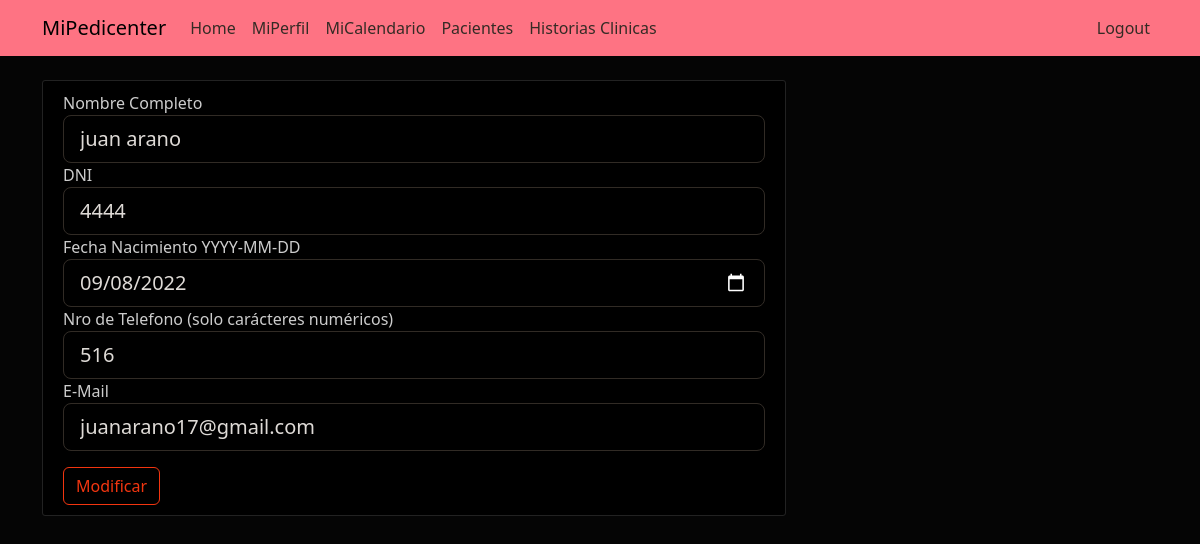
Screenshot of /pacientes/editar/4444 (signed in) with the database file from the repository.
### appmipedicenter/models.py (models this page shows, shortened)
class Cliente(db.Model):
        id_cliente = db.Column(db.Integer, primary_key=True) # Es DNI
        username = db.Column(db.String, nullable=False)
        email = db.Column(db.String, unique=True, nullable=False)
        fecha_nacimiento = db.Column(db.Date, nullable=False)
        telefono = db.Column(db.Integer, unique=True, nullable=False)
        historia_clinica = db.relationship('Historiaclinica', backref='Paciente', lazy=True)
        turno = db.relationship('Turno', backref='Paciente', lazy=True)

### appmipedicenter/cliente/routes.py (the view)
@cliente.route("/pacientes/editar/<int:id_cliente>", methods=['GET', 'POST'])
@login_required
def editar_pacientes(id_cliente):
        if current_user.is_authenticated:
                if current_user.id_tipo == 2:
                        cliente = Cliente.query.filter_by(id_cliente = id_cliente).first()
                        form = ClienteUpdateForm(cliente)
                        if form.validate_on_submit():
                                if cliente.id_cliente != form.dni.data:
                                        listaTurnosCliente = Turno.query.filter_by(id_cliente = cliente.id_cliente)
                                        for turno in listaTurnosCliente:
                                                turno.id_cliente = form.dni.data
                                cliente.id_cliente = form.dni.data
                                cliente.username = form.username.data
                                cliente.email = form.email.data
                                cliente.fecha_nacimiento = form.fecha_nacimiento.data
                                cliente.telefono = form.telefono.data
                                db.session.commit()
                                flash(f'Los datos de {form.username.data} han sido actualizados.', 'success')
                                return redirect(url_for('cliente.pacientes'))
                        elif request.method=='GET':
                                form.username.data = cliente.username
                                form.dni.data = cliente.id_cliente
                                form.email.data = cliente.email
                                form.telefono.data = cliente.telefono
                                form.fecha_nacimiento.data = cliente.fecha_nacimiento
                        return render_template('editar_paciente.html', title="Edicion de Clientes", form=form)
                else:
                        return redirect(url_for('main.home'))
        else:
                return redirect(url_for('empleado.login'))

### appmipedicenter/cliente/forms.py (shortened to what this page needs)
class ClienteUpdateForm(FlaskForm):
    def __init__(self, cliente):
        super().__init__()
        self.cliente = cliente
    dni = IntegerField('DNI', validators=[DataRequired()])
    username = StringField('Nombre Completo', validators=[DataRequired()])
    email = StringField('E-Mail', validators=[DataRequired(), Email()])
    fecha_nacimiento = DateField('Fecha Nacimiento YYYY-MM-DD', validators=[DataRequired()])
    telefono = IntegerField('Nro de Telefono (solo carácteres numéricos)', validators=[DataRequired()])
    submit = SubmitField('Modificar')

### appmipedicenter/models.py (called while the page is built)
@login_manager.user_loader
def load_user(empleado_id):
        return Empleado.query.get(empleado_id)

### appmipedicenter/templates/editar_paciente.html (shortened to what this page needs)
{% extends "layout.html" %}
{% block content %}
    <div class="content-section col-md-8">
        <form method="POST" action="">
            <div class="form-group">
                {{ form.username.label(class="form-control-label") }}
                {% if form.username.errors %}
                    {{ form.username(class="form-control form-control-lg is-invalid") }}
                    <div class="invalid-feedback">
                        {% for error in form.username.errors %}
                            <span>{{ error }}</span>
                        {% endfor %}
                    </div>
                {% else %}
                    {{ form.username(class="form-control form-control-lg") }}
                {% endif %}
            </div>
            <div class="form-group">
                {{ form.dni.label(class="form-control-label") }}
                {% if form.dni.errors %}
                    {{ form.dni(class="form-control form-control-lg is-invalid") }}
                    <div class="invalid-feedback">
                        {% for error in form.dni.errors %}
                            <span>{{ error }}</span>
                        {% endfor %}
                        </div>
                {% else %}
                    {{ form.dni(class="form-control form-control-lg") }}
                {% endif %}
            </div>
            <div class="form-group">
                {{ form.fecha_nacimiento.label(class="form-control-label") }}
                {% if form.fecha_nacimiento.errors %}
                    {{ form.fecha_nacimiento(class="form-control form-control-lg is-invalid") }}
                    <div class="invalid-feedback">
                        {% for error in form.fecha_nacimiento.errors %}
                            <span>{{ error }}</span>
                        {% endfor %}
                    </div>
                {% else %}
                    {{ form.fecha_nacimiento(class="form-control form-control-lg") }}
                {% endif %}
            </div>
            <div class="form-group">
                {{ form.telefono.label(class="form-control-label") }}
                {% if form.telefono.errors %}
                    {{ form.telefono(class="form-control form-control-lg is-invalid") }}
                    <div class="invalid-feedback">
                        {% for error in form.telefono.errors %}
                            <span>{{ error }}</span>
                        {% endfor %}
                    </div>
                {% else %}
                    {{ form.telefono(class="form-control form-control-lg") }}
                {% endif %}
            </div>
            <div class="form-group">
                {{ form.email.label(class="form-control-label") }}
                {% if form.email.errors %}
                    {{ form.email(class="form-control form-control-lg is-invalid") }}
                    <div class="invalid-feedback">
                        {% for error in form.email.errors %}
                            <span>{{ error }}</span>
                        {% endfor %}
                    </div>
                {% else %}
                    {{ form.email(class="form-control form-control-lg") }}
                {% endif %}
            </div>
            <div class="form-group">
                {{ form.submit(class="btn btn-outline-info") }}
            </div>
        </form>
    </div>
{% endblock content %}

### appmipedicenter/static/css/main.css (style rules this page uses)
:root { filter: invert(100%); }
body { background: #fafafa; color: #333333; margin-top: 5rem; }
.content-section { background: #ffffff; padding: 10px 20px; border: 1px solid #dddddd; border-radius: 3px; margin-bottom: 20px; }
:root { --fc-daygrid-event-dot-width: 8px; }
:root { --fc-list-event-dot-width: 10px; --fc-list-event-hover-bg-color: #f5f5f5; }

### rows the page displays
Cliente: username "juan arano", fecha_nacimiento "09/08/2022", telefono "516", email "juanarano17@gmail.com"
